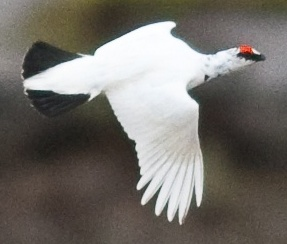
#> input picture CROPPED_PHOTOS/20090430-09.38-04_noexif_cropped-0.jpg, 287 x 244 px; its folder holds only this picture in this run
$ python data_augmentation.py
#> lines starting #> are read from the running program, lines starting #| are printed output that depends on the picture
import cv2
import glob
from pathlib import Path
import random
import numpy as np

#Gets images from cropped photos folder
crop_paths = glob.glob("CROPPED_PHOTOS/*.jpg")
imgs = [cv2.imread(path) for path in crop_paths]
#> imgs = 1 item

# Setting the desired pixel size of the photos and the
# directory to where the new photos will go
desired_size = 512
pad_directory = Path("READY_PHOTOS")
pad_directory.mkdir(exist_ok=True)

for i, img in enumerate(imgs):
    # I want to preserve the aspect ratio of the images while
    # scaling them down so I scale them based on the ratio of the
    # desired size and the longest side of the image.
    h,w = img.shape[:2]
    if( h>w):
        ratio = desired_size/h
    else:
        ratio = desired_size/w
    # Getting the new pixel side lengths for the images
    new_h, new_w = round(h*ratio), round(w*ratio)
    # Testing to see if it worked
    print("OLD: ", h, w)
    print("NEW: ", new_h, new_w)
    # People online suggested using cv2.INTER_AREA for shrinking
    # images and cv2.INTER_CUBIC or cv2.INTER_LINEAR for enlargening
    if(ratio >1):
        interpolation = cv2.INTER_AREA
    else:
        interpolation = cv2.INTER_CUBIC #Or us INTER_LINEAR
    #Resizing the image
    resized_img = cv2.resize(img, (new_w, new_h), interpolation = interpolation)

    # Since the new image is not a perfect square, I am adding padding to the side that hasn't reached 512 pixels yet
    # to get it to a square

    # Getting how much padding I need for the sides
    remaining_h, remaining_w, = 512-new_h, 512-new_w
    # Separate the needed padding between top and bottom and right and left. Instead of just dividing by two, subtract from the remaining amount
    # to avoid problems with odd numbers
    remaining_htop, remaining_wleft = round(remaining_h/2), round(remaining_w/2)
    remaining_bot, remaining_wright = remaining_h-remaining_htop, remaining_w-remaining_wleft

    #Adds the padding to the image and then saves it into the new directory.
    pad = cv2.copyMakeBorder(resized_img, remaining_htop, remaining_bot, remaining_wleft, remaining_wright, cv2.BORDER_CONSTANT)
    pad_name = Path(crop_paths[i]).stem + "_FINISHED.jpg"
    cv2.imwrite(str(pad_directory / pad_name), pad)


    #Data augmentation
    #Augmentation from here: https://www.kaggle.com/code/ahmedabdelfattah20/image-augmentation-using-opencv
    #Randomly flips the image horizontally and vertically
    augmented = cv2.flip(pad,random.randint(-1, 1))

    #Randomly rotates the image
    Cx , Cy = pad.shape[:2]
    rand_angle = random.randint(-45,45)
    M = cv2.getRotationMatrix2D((Cy//2, Cx//2),rand_angle ,1)
    augmented = cv2.warpAffine(augmented, M, (Cy, Cx))

    #Applies color jitters
    augmented = cv2.cvtColor(augmented, cv2.COLOR_RGB2HSV)
    h, s, v = cv2.split(augmented)
    h += np.random.randint(0, 40,size=(Cx, Cy), dtype=np.uint8 )
    s += np.random.randint(0, 10,size=(Cx, Cy), dtype=np.uint8 )
    v += np.random.randint(0, 10,size=(Cx, Cy) , dtype=np.uint8 )
    augmented = cv2.merge([h,s,v ])
    augmented = cv2.cvtColor(augmented, cv2.COLOR_HSV2RGB)
    augmented_name = Path(crop_paths[i]).stem + "_FINISHED1.jpg"
    cv2.imwrite(str(pad_directory / augmented_name), augmented)
#> this loop made 1 pass
#> (h, w, ratio, new_h, new_w, interpolation, remaining_h, remaining_w) on pass 1: (244, 287, 1.78, 435, 512, 3, 77, 0)
#| OLD:  244 287
#| NEW:  435 512
#> pass 1, `pad = cv2.copyMakeBorder(resized_img, remaining_htop, remaining_bot, r..`:
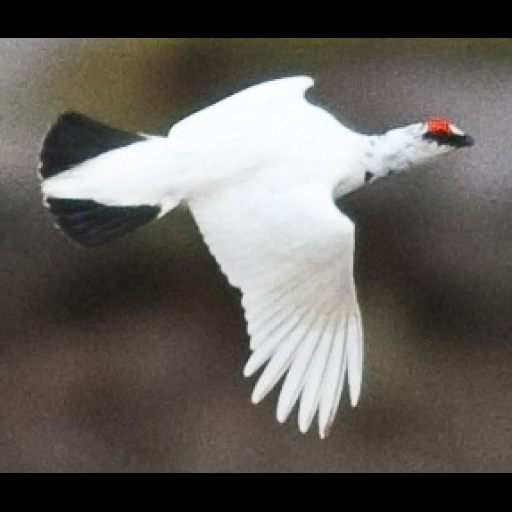
#> pad: shape (512, 512, 3); mean B, G, R 89.8, 94.5, 97.7
#> pass 1, `augmented = cv2.flip(pad,random.randint(-1, 1))`:
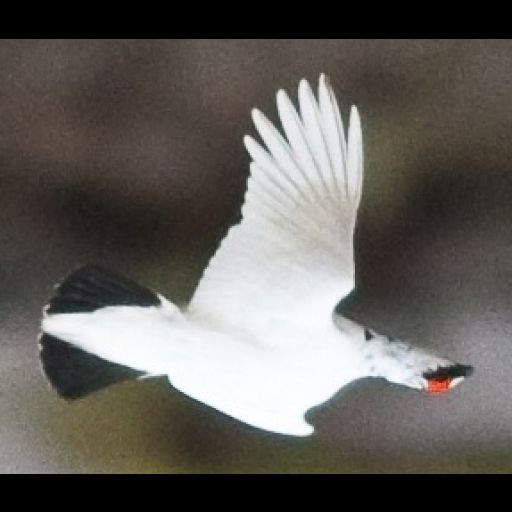
#> augmented: shape (512, 512, 3); mean B, G, R 89.8, 94.5, 97.7
#> pass 1, `augmented = cv2.warpAffine(augmented, M, (Cy, Cx))`:
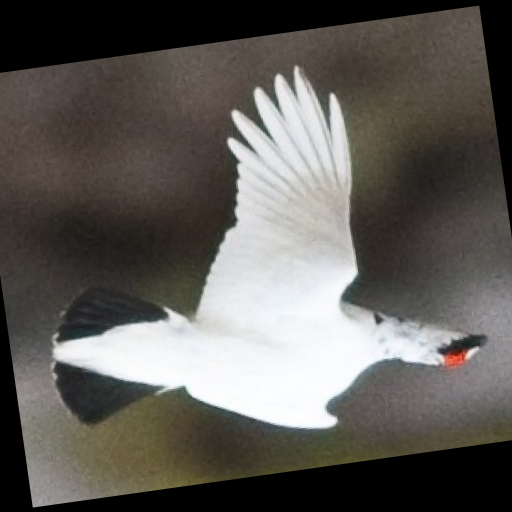
#> augmented: shape (512, 512, 3); mean B, G, R 88, 92.5, 95.7
#> after the loop:
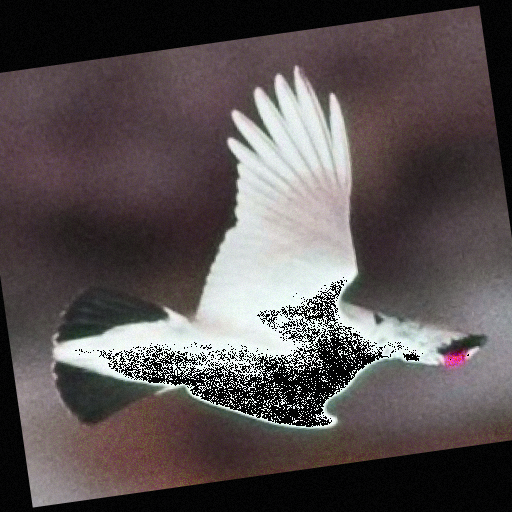
#> augmented: shape (512, 512, 3); mean B, G, R 82, 81.5, 89.2
#> after the loop:
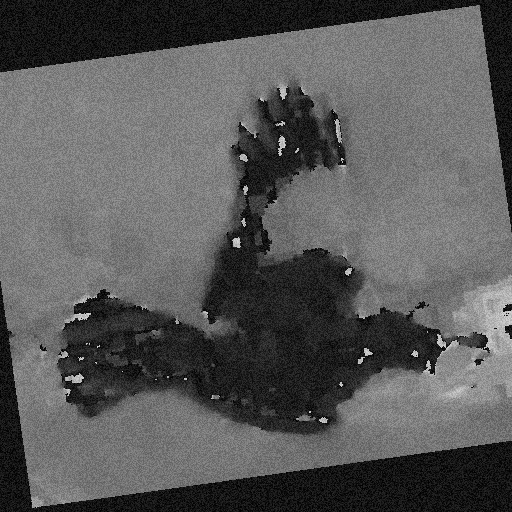
#> h: shape (512, 512); min 0, max 214, mean 88.7
#> after the loop:
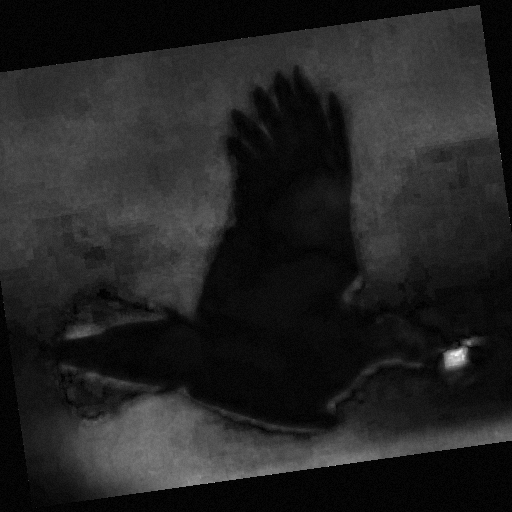
#> s: shape (512, 512); min 0, max 250, mean 35.2
#> after the loop:
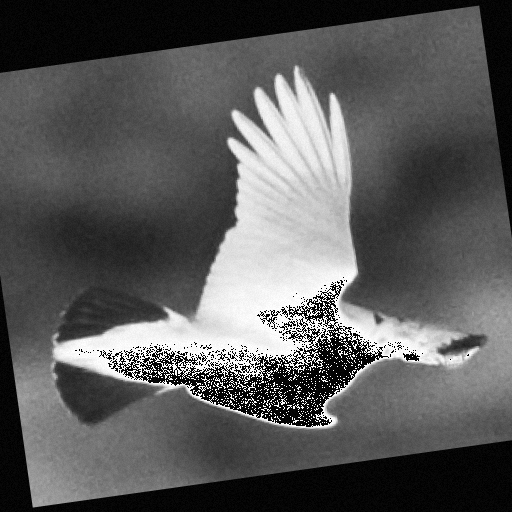
#> v: shape (512, 512); min 0, max 255, mean 90.9

$ run again, on CROPPED_PHOTOS/20090502-15.46-117_noexif_cropped-0.jpg
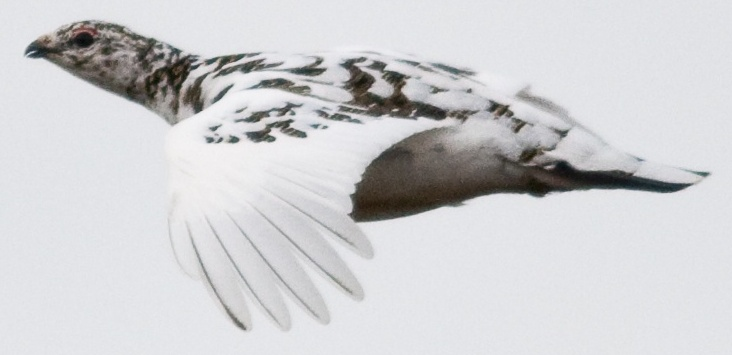
#> input picture CROPPED_PHOTOS/20090502-15.46-117_noexif_cropped-0.jpg, 732 x 355 px
#> imgs = 1 item
#> the loop `for i, img in enumerate(imgs):` made 1 pass
#> (h, w, ratio, new_h, new_w, interpolation, remaining_h, remaining_w) on pass 1: (355, 732, 0.699, 248, 512, 2, 264, 0)
#> (printed output is left out)
#> pass 1, `augmented = cv2.flip(pad,random.randint(-1, 1))`:
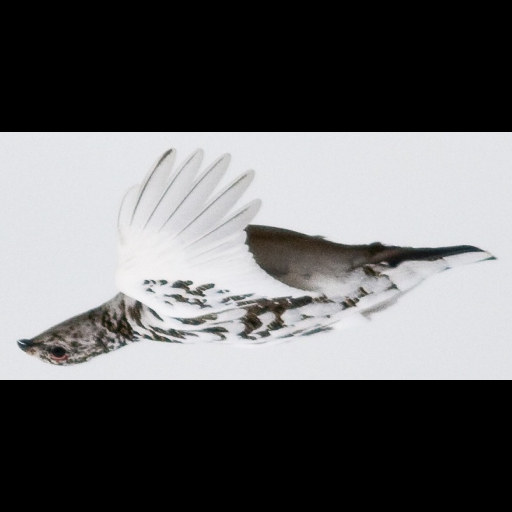
#> augmented: shape (512, 512, 3); mean B, G, R 101.5, 100.3, 100.3
#> after the loop `for i, img in enumerate(imgs):`:
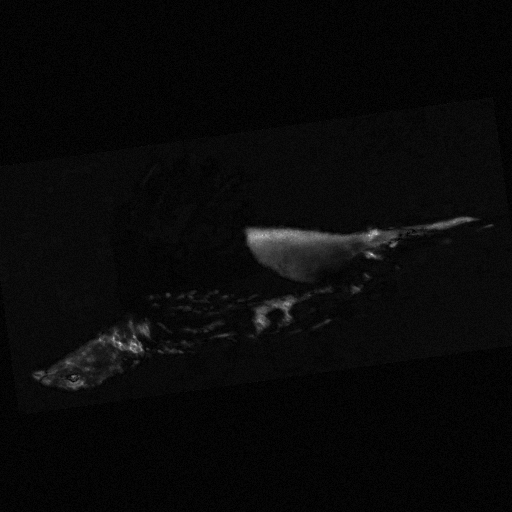
#> s: shape (512, 512); min 0, max 216, mean 8.9

$ run again, on CROPPED_PHOTOS/_63I0279_noexif_cropped-0.jpg
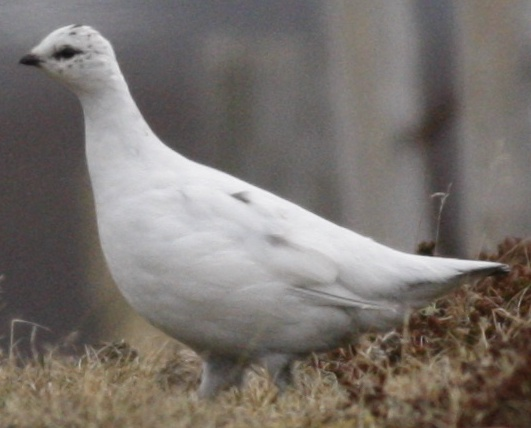
#> input picture CROPPED_PHOTOS/_63I0279_noexif_cropped-0.jpg, 531 x 428 px
#> imgs = 1 item
#> the loop `for i, img in enumerate(imgs):` made 1 pass
#> (h, w, ratio, new_h, new_w, interpolation, remaining_h, remaining_w) on pass 1: (428, 531, 0.964, 413, 512, 2, 99, 0)
#> (printed output is left out)
#> pass 1, `pad = cv2.copyMakeBorder(resized_img, remaining_htop, remaining_bot, r..`:
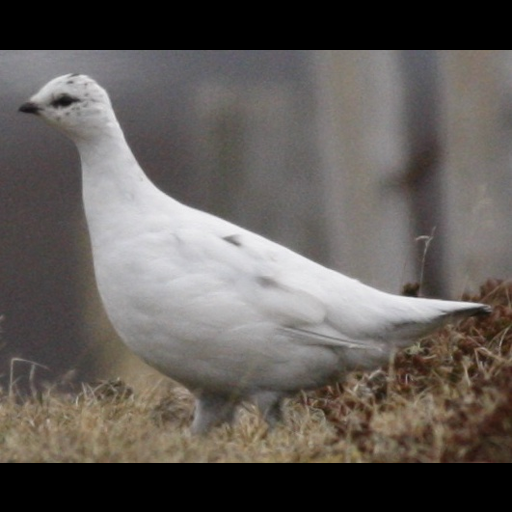
#> pad: shape (512, 512, 3); mean B, G, R 88.3, 92.3, 97.5
#> after the loop `for i, img in enumerate(imgs):`:
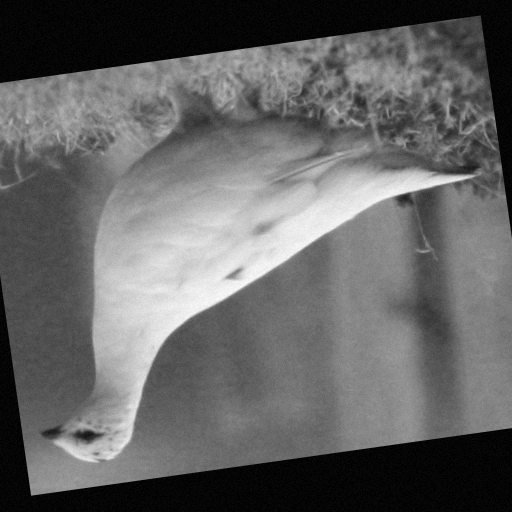
#> v: shape (512, 512); min 0, max 251, mean 100.4

$ run again, on CROPPED_PHOTOS/_63I0720_noexif_cropped-0.jpg
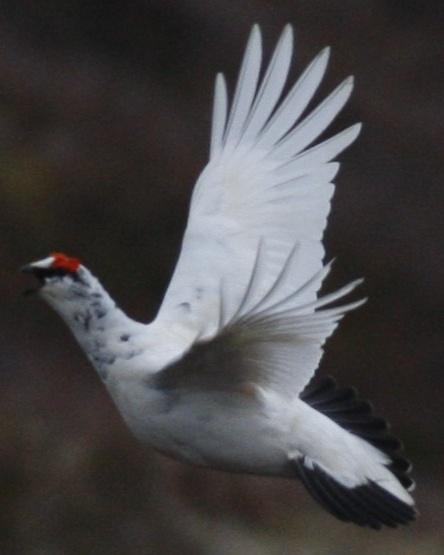
#> input picture CROPPED_PHOTOS/_63I0720_noexif_cropped-0.jpg, 444 x 555 px
#> imgs = 1 item
#> the loop `for i, img in enumerate(imgs):` made 1 pass
#> (h, w, ratio, new_h, new_w, interpolation, remaining_h, remaining_w) on pass 1: (555, 444, 0.923, 512, 410, 2, 0, 102)
#> (printed output is left out)
#> after the loop `for i, img in enumerate(imgs):`:
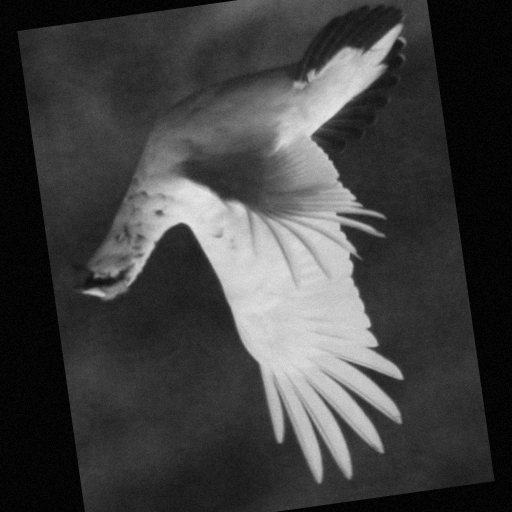
#> v: shape (512, 512); min 0, max 232, mean 64.6
